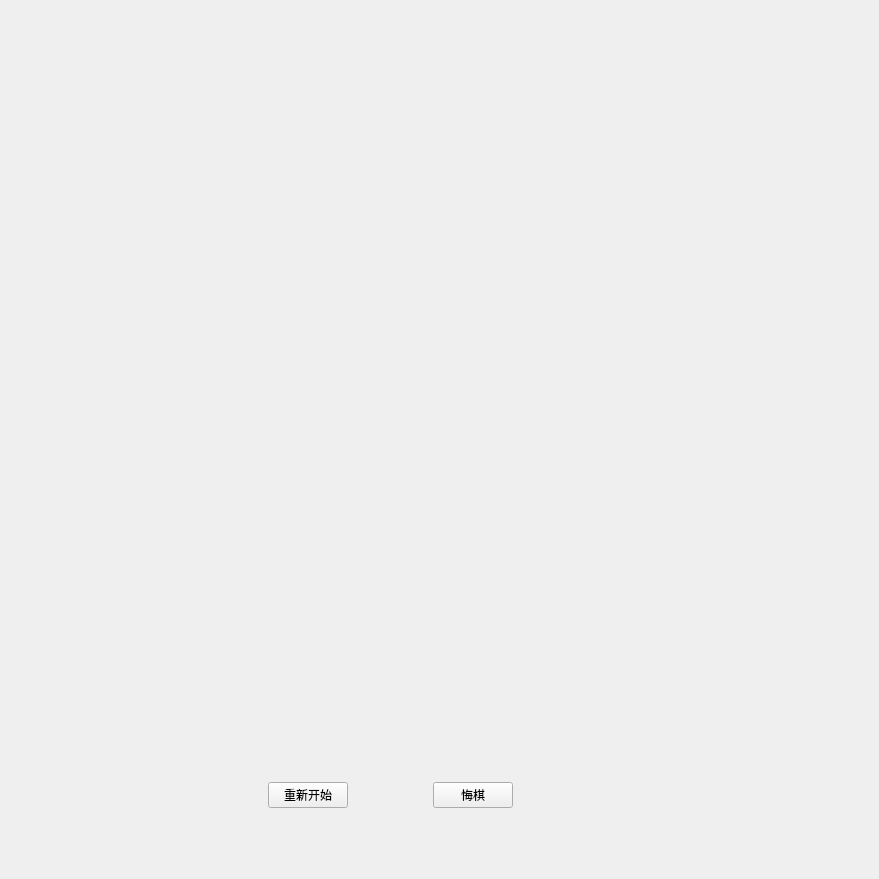
<?xml version="1.0" encoding="UTF-8"?>
<ui version="4.0">
 <class>GobangUi</class>
 <widget class="QWidget" name="GobangUi">
  <property name="geometry">
   <rect>
    <x>0</x>
    <y>0</y>
    <width>879</width>
    <height>879</height>
   </rect>
  </property>
  <property name="minimumSize">
   <size>
    <width>879</width>
    <height>879</height>
   </size>
  </property>
  <property name="maximumSize">
   <size>
    <width>879</width>
    <height>879</height>
   </size>
  </property>
  <property name="windowTitle">
   <string>Form</string>
  </property>
  <widget class="QWidget" name="horizontalLayoutWidget">
   <property name="geometry">
    <rect>
     <x>190</x>
     <y>740</y>
     <width>401</width>
     <height>111</height>
    </rect>
   </property>
   <layout class="QHBoxLayout" name="bHorizontalLayout">
    <item>
     <spacer name="horizontalSpacer_2">
      <property name="orientation">
       <enum>Qt::Horizontal</enum>
      </property>
      <property name="sizeHint" stdset="0">
       <size>
        <width>40</width>
        <height>20</height>
       </size>
      </property>
     </spacer>
    </item>
    <item>
     <widget class="QPushButton" name="restartButton">
      <property name="text">
       <string>重新开始</string>
      </property>
     </widget>
    </item>
    <item>
     <spacer name="horizontalSpacer">
      <property name="orientation">
       <enum>Qt::Horizontal</enum>
      </property>
      <property name="sizeHint" stdset="0">
       <size>
        <width>40</width>
        <height>20</height>
       </size>
      </property>
     </spacer>
    </item>
    <item>
     <widget class="QPushButton" name="undoButton">
      <property name="text">
       <string>悔棋</string>
      </property>
     </widget>
    </item>
    <item>
     <spacer name="horizontalSpacer_3">
      <property name="orientation">
       <enum>Qt::Horizontal</enum>
      </property>
      <property name="sizeHint" stdset="0">
       <size>
        <width>40</width>
        <height>20</height>
       </size>
      </property>
     </spacer>
    </item>
   </layout>
  </widget>
 </widget>
 <resources/>
 <connections/>
</ui>
